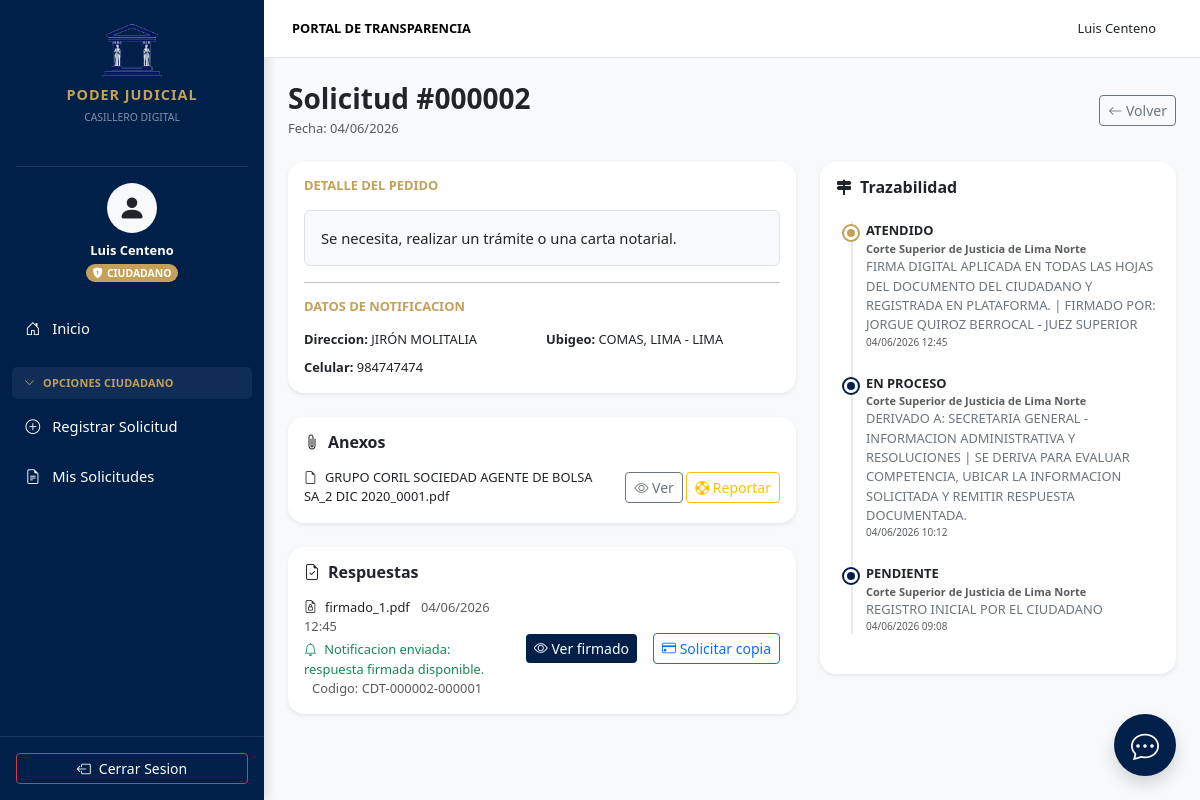
The page /solicitudes/detalle?id=2 (signed in) on the database its author committed.
### tables this page shows
CREATE TABLE `solicitudes` (
  `c_solicitud` bigint(20) NOT NULL,
  `c_usuario` bigint(20) DEFAULT NULL,
  `c_tipo_via` char(2) DEFAULT NULL,
  `c_tipo_zona` char(2) DEFAULT NULL,
  `c_departamento` char(2) DEFAULT NULL,
  `c_provincia` char(4) DEFAULT NULL,
  `c_distrito` char(6) DEFAULT NULL,
  `f_registro` datetime(6) DEFAULT current_timestamp(6),
  `x_via_otro` varchar(50) DEFAULT NULL,
  `x_nombre_via` varchar(100) DEFAULT NULL,
  `x_zona_otro` varchar(50) DEFAULT NULL,
  `x_referencia` varchar(100) DEFAULT NULL,
  `x_telefono` varchar(7) DEFAULT NULL,
  `x_celular` varchar(9) DEFAULT NULL,
  `x_sustentacion` text NOT NULL,
  `n_tiempo_atencion` int(11) DEFAULT 10,
  `n_tiempo_prorroga` int(11) DEFAULT 0,
  `l_estado` char(1) DEFAULT 'S',
  `c_aud` int(11) DEFAULT NULL,
  `f_aud` datetime(6) DEFAULT current_timestamp(6),
  `b_aud` char(1) NOT NULL,
  `c_aud_uid` varchar(30) DEFAULT NULL,
  `c_aud_uidred` varchar(30) DEFAULT NULL,
  `c_aud_pc` varchar(30) DEFAULT NULL,
  `n_aud_ip` varchar(15) DEFAULT NULL,
  `c_aud_mcaddr` varchar(17) DEFAULT NULL
);

CREATE TABLE `tipos_vias` (
  `c_tipo_via` char(2) NOT NULL,
  `f_registro` datetime(6) DEFAULT current_timestamp(6),
  `x_tipo_via` varchar(50) NOT NULL,
  `l_estado` char(1) DEFAULT 'S',
  `c_aud` int(11) DEFAULT NULL,
  `f_aud` datetime(6) DEFAULT current_timestamp(6),
  `b_aud` char(1) NOT NULL,
  `c_aud_uid` varchar(30) DEFAULT NULL,
  `c_aud_uidred` varchar(30) DEFAULT NULL,
  `c_aud_pc` varchar(30) DEFAULT NULL,
  `n_aud_ip` varchar(15) DEFAULT NULL,
  `c_aud_mcaddr` varchar(17) DEFAULT NULL
);

CREATE TABLE `distritos` (
  `c_distrito` char(6) NOT NULL,
  `c_provincia` char(4) DEFAULT NULL,
  `f_registro` datetime(6) DEFAULT current_timestamp(6),
  `x_distrito` varchar(100) NOT NULL,
  `l_estado` char(1) DEFAULT 'S',
  `c_aud` int(11) DEFAULT NULL,
  `f_aud` datetime(6) DEFAULT current_timestamp(6),
  `b_aud` char(1) NOT NULL,
  `c_aud_uid` varchar(30) DEFAULT NULL,
  `c_aud_uidred` varchar(30) DEFAULT NULL,
  `c_aud_pc` varchar(30) DEFAULT NULL,
  `n_aud_ip` varchar(15) DEFAULT NULL,
  `c_aud_mcaddr` varchar(17) DEFAULT NULL
);

CREATE TABLE `provincias` (
  `c_provincia` char(4) NOT NULL,
  `c_departamento` char(2) DEFAULT NULL,
  `f_registro` datetime(6) DEFAULT current_timestamp(6),
  `x_provincia` varchar(100) NOT NULL,
  `l_estado` char(1) DEFAULT 'S',
  `c_aud` int(11) DEFAULT NULL,
  `f_aud` datetime(6) DEFAULT current_timestamp(6),
  `b_aud` char(1) NOT NULL,
  `c_aud_uid` varchar(30) DEFAULT NULL,
  `c_aud_uidred` varchar(30) DEFAULT NULL,
  `c_aud_pc` varchar(30) DEFAULT NULL,
  `n_aud_ip` varchar(15) DEFAULT NULL,
  `c_aud_mcaddr` varchar(17) DEFAULT NULL
);

CREATE TABLE `departamentos` (
  `c_departamento` char(2) NOT NULL,
  `f_registro` datetime(6) DEFAULT current_timestamp(6),
  `x_departamento` varchar(100) NOT NULL,
  `l_estado` char(1) DEFAULT 'S',
  `c_aud` int(11) DEFAULT NULL,
  `f_aud` datetime(6) DEFAULT current_timestamp(6),
  `b_aud` char(1) NOT NULL,
  `c_aud_uid` varchar(30) DEFAULT NULL,
  `c_aud_uidred` varchar(30) DEFAULT NULL,
  `c_aud_pc` varchar(30) DEFAULT NULL,
  `n_aud_ip` varchar(15) DEFAULT NULL,
  `c_aud_mcaddr` varchar(17) DEFAULT NULL
);

CREATE TABLE `solicitudes_anexos` (
  `c_solicitud_anexo` bigint(20) NOT NULL,
  `c_solicitud` bigint(20) DEFAULT NULL,
  `f_registro` datetime(6) DEFAULT current_timestamp(6),
  `n_secuencia` int(11) DEFAULT NULL,
  `x_archivo` varchar(100) NOT NULL,
  `x_ubicacion` varchar(100) NOT NULL,
  `l_estado` char(1) DEFAULT 'S',
  `c_aud` int(11) DEFAULT NULL,
  `f_aud` datetime(6) DEFAULT current_timestamp(6),
  `b_aud` char(1) NOT NULL,
  `c_aud_uid` varchar(30) DEFAULT NULL,
  `c_aud_uidred` varchar(30) DEFAULT NULL,
  `c_aud_pc` varchar(30) DEFAULT NULL,
  `n_aud_ip` varchar(15) DEFAULT NULL,
  `c_aud_mcaddr` varchar(17) DEFAULT NULL
);

CREATE TABLE `solicitudes_respuestas` (
  `c_solicitud_respuesta` bigint(20) NOT NULL,
  `c_solicitud` bigint(20) DEFAULT NULL,
  `c_solicitud_ubicacion` bigint(20) DEFAULT NULL,
  `f_registro` datetime(6) DEFAULT current_timestamp(6),
  `n_secuencia` int(11) DEFAULT NULL,
  `x_archivo` varchar(100) NOT NULL,
  `x_ubicacion` varchar(100) NOT NULL,
  `l_estado` char(1) DEFAULT 'S',
  `c_aud` int(11) DEFAULT NULL,
  `f_aud` datetime(6) DEFAULT current_timestamp(6),
  `b_aud` char(1) NOT NULL,
  `c_aud_uid` varchar(30) DEFAULT NULL,
  `c_aud_uidred` varchar(30) DEFAULT NULL,
  `c_aud_pc` varchar(30) DEFAULT NULL,
  `n_aud_ip` varchar(15) DEFAULT NULL,
  `c_aud_mcaddr` varchar(17) DEFAULT NULL
);

CREATE TABLE `solicitudes_ubicaciones` (
  `c_solicitud_ubicacion` bigint(20) NOT NULL,
  `c_solicitud` bigint(20) DEFAULT NULL,
  `c_usuario` bigint(20) DEFAULT NULL,
  `c_tipo_solicitud_estado` char(2) DEFAULT NULL,
  `c_corte` char(2) DEFAULT NULL,
  `c_unidad_administrativa` char(2) DEFAULT NULL,
  `c_area_administrativa` char(3) DEFAULT NULL,
  `f_registro` datetime(6) DEFAULT current_timestamp(6),
  `x_observacion` text DEFAULT NULL,
  `l_estado` char(1) DEFAULT 'S',
  `c_aud` int(11) DEFAULT NULL,
  `f_aud` datetime(6) DEFAULT current_timestamp(6),
  `b_aud` char(1) NOT NULL,
  `c_aud_uid` varchar(30) DEFAULT NULL,
  `c_aud_uidred` varchar(30) DEFAULT NULL,
  `c_aud_pc` varchar(30) DEFAULT NULL,
  `n_aud_ip` varchar(15) DEFAULT NULL,
  `c_aud_mcaddr` varchar(17) DEFAULT NULL
);

CREATE TABLE `tipos_solicitud_estados` (
  `c_tipo_solicitud_estado` char(2) NOT NULL,
  `f_registro` datetime(6) DEFAULT current_timestamp(6),
  `x_tipo_solicitud_estado` varchar(50) NOT NULL,
  `l_estado` char(1) DEFAULT 'S',
  `c_aud` int(11) DEFAULT NULL,
  `f_aud` datetime(6) DEFAULT current_timestamp(6),
  `b_aud` char(1) NOT NULL,
  `c_aud_uid` varchar(30) DEFAULT NULL,
  `c_aud_uidred` varchar(30) DEFAULT NULL,
  `c_aud_pc` varchar(30) DEFAULT NULL,
  `n_aud_ip` varchar(15) DEFAULT NULL,
  `c_aud_mcaddr` varchar(17) DEFAULT NULL
);

CREATE TABLE `cortes_nacionales` (
  `c_corte` char(2) NOT NULL,
  `f_registro` datetime(6) DEFAULT current_timestamp(6),
  `x_corte` varchar(100) NOT NULL,
  `l_estado` char(1) DEFAULT 'S',
  `c_aud` int(11) DEFAULT NULL,
  `f_aud` datetime(6) DEFAULT current_timestamp(6),
  `b_aud` char(1) NOT NULL,
  `c_aud_uid` varchar(30) DEFAULT NULL,
  `c_aud_uidred` varchar(30) DEFAULT NULL,
  `c_aud_pc` varchar(30) DEFAULT NULL,
  `n_aud_ip` varchar(15) DEFAULT NULL,
  `c_aud_mcaddr` varchar(17) DEFAULT NULL
);

### resources/views/solicitudes/show.php (the view, shortened to what the rows shown need)
<div class="container-fluid p-4">
    <div class="d-flex justify-content-between align-items-center mb-4">
        <div>
            <h3 class="text-pj-blue fw-bold mb-0">Solicitud #<?= str_pad($solicitud['c_solicitud'], 6, '0', STR_PAD_LEFT) ?></h3>
            <span class="text-muted small">Fecha: <?= date('d/m/Y', strtotime($solicitud['f_registro'])) ?></span>
        </div>
    </div>
    <div class="row">
        <div class="col-md-7">
            <div class="card border-0 shadow-sm rounded-4 mb-4">
                <div class="card-body">
                    <h6 class="text-pj-gold fw-bold text-uppercase small mb-3">Detalle del Pedido</h6>
                    <p class="text-dark bg-light p-3 rounded border"><?= nl2br(e($solicitud['x_sustentacion'])) ?></p>
                    <hr>
                    <h6 class="text-pj-gold fw-bold text-uppercase small mb-3">Datos de Notificacion</h6>
                    <div class="row g-2 small">
                        <div class="col-6"><strong>Direccion:</strong> <?= e($solicitud['x_tipo_via'] . ' ' . $solicitud['x_nombre_via']) ?></div>
                        <div class="col-6"><strong>Ubigeo:</strong> <?= e($solicitud['x_distrito'] . ', ' . $solicitud['x_provincia'] . ' - ' . $solicitud['x_departamento']) ?></div>
                        <div class="col-6"><strong>Celular:</strong> <?= e($solicitud['x_celular']) ?></div>
                    </div>
                </div>
            </div>
            <div class="card border-0 shadow-sm rounded-4">
                <div class="card-body">
                    <?php foreach ($anexos as $anexo): ?>
                        <div class="list-group-item border-0 small d-flex justify-content-between align-items-center gap-2">
                            <span><i class="bi bi-file-earmark me-2"></i><?= e($anexo['x_archivo']) ?></span>
                            <div class="text-nowrap">
                                <a href="<?= url('/documentos/anexo?id=' . (int) $anexo['c_solicitud_anexo']) ?>" class="btn btn-sm btn-outline-secondary" target="_blank" rel="noopener">
                                    <i class="bi bi-eye"></i> Ver
                                </a>
                                <button type="button"
                                        class="btn btn-sm btn-outline-warning"
                                        data-bs-toggle="modal"
                                        data-bs-target="#supportModal"
                                        data-anexo="<?= (int) $anexo['c_solicitud_anexo'] ?>"
                                        data-archivo="<?= e($anexo['x_archivo']) ?>">
                                    <i class="bi bi-life-preserver"></i> Reportar
                                </button>
                            </div>
                        </div>
                    <?php endforeach; ?>
                </div>
            </div>
            <div class="card border-0 shadow-sm rounded-4 mt-4">
                <div class="card-body">
                    <?php foreach ($respuestas as $respuesta): ?>
                        <?php
                            $verificationCode = 'CDT-' . str_pad((string) $solicitud['c_solicitud'], 6, '0', STR_PAD_LEFT)
                                . '-' . str_pad((string) $respuesta['c_solicitud_respuesta'], 6, '0', STR_PAD_LEFT);
                        ?>
                        <div class="list-group-item border-0 small d-flex justify-content-between align-items-center gap-3">
                            <div>
                                <div>
                                    <i class="bi bi-file-earmark-lock me-2"></i><?= e($respuesta['x_archivo']) ?>
                                    <span class="text-muted ms-2"><?= date('d/m/Y H:i', strtotime($respuesta['f_registro'])) ?></span>
                                </div>
                                <div class="text-success mt-1">
                                    <i class="bi bi-bell me-1"></i>
                                    Notificacion enviada: respuesta firmada disponible.
                                    <span class="text-muted ms-2">Codigo: <?= e($verificationCode) ?></span>
                                </div>
                            </div>
                            <button type="button"
                                    class="btn btn-sm btn-pj-blue text-nowrap"
                                    data-bs-toggle="modal"
                                    data-bs-target="#signedCitizenModal"
                                    data-url="<?= e(url('/documentos/firmado?id=' . (int) $respuesta['c_solicitud_respuesta'])) ?>">
                                <i class="bi bi-eye"></i> Ver firmado
                            </button>
                            <button type="button"
                                    class="btn btn-sm btn-outline-primary text-nowrap"
                                    data-bs-toggle="modal"
                                    data-bs-target="#paymentModal"
                                    data-respuesta="<?= (int) $respuesta['c_solicitud_respuesta'] ?>"
                                    data-documento="<?= e($respuesta['x_archivo']) ?>">
                                <i class="bi bi-credit-card"></i> Solicitar copia
                            </button>
                        </div>
                    <?php endforeach; ?>
                </div>
            </div>
        </div>
        <div class="col-md-5">
            <div class="card border-0 shadow-sm rounded-4">
                <div class="card-body">
                    <ul class="timeline small">
                        <?php foreach ($historial as $index => $h): ?>
                            <li class="timeline-item">
                                <div class="timeline-marker <?= $index === 0 ? 'active' : '' ?>"></div>
                                <div class="fw-bold text-pj-blue"><?= e($h['x_tipo_solicitud_estado']) ?></div>
                                <div class="text-muted fw-bold" style="font-size: 11px;"><?= e($h['x_corte']) ?></div>
                                <div class="text-secondary"><?= e($h['x_observacion']) ?></div>
                                <div class="text-muted" style="font-size: 10px;"><?= date('d/m/Y H:i', strtotime($h['f_registro'])) ?></div>
                            </li>
                        <?php endforeach; ?>
                    </ul>
                </div>
            </div>
        </div>
    </div>
</div>
<?php $content = ob_get_clean(); require dirname(__DIR__) . '/layouts/app.php'; ?>

### rows shown on the page
solicitudes: c_solicitud "000002", f_registro "04/06/2026", x_sustentacion "Se necesita, realizar un trámite o una carta notarial.", c_tipo_via+x_nombre_via "JIRÓN MOLITALIA", c_distrito.x_departamento "COMAS, LIMA - LIMA", x_celular "984747474"
solicitudes_anexos: x_archivo "GRUPO CORIL SOCIEDAD AGENTE DE BOLSA SA_2 DIC 2020_0001.pdf"
solicitudes_respuestas: x_archivo "firmado_1.pdf", f_registro "04/06/2026 12:45", verificationCode "CDT-000002-000001"
solicitudes_ubicaciones: c_tipo_solicitud_estado.x_tipo_solicitud_estado "ATENDIDO", c_corte.x_corte "Corte Superior de Justicia de Lima Norte", x_observacion "FIRMA DIGITAL APLICADA EN TODAS LAS HOJAS DEL DOCUMENTO DEL CIUDADANO Y REGISTRADA EN PLATAFORMA. | FIRMADO POR: JORGUE QUIROZ BERROCAL - JUEZ SUPERIOR", f_registro "04/06/2026 12:45"
solicitudes_ubicaciones: c_tipo_solicitud_estado.x_tipo_solicitud_estado "EN PROCESO", c_corte.x_corte "Corte Superior de Justicia de Lima Norte", x_observacion "DERIVADO A: SECRETARIA GENERAL - INFORMACION ADMINISTRATIVA Y RESOLUCIONES | SE DERIVA PARA EVALUAR COMPETENCIA, UBICAR LA INFORMACION SOLICITADA Y REMITIR RESPUESTA DOCUMENTADA.", f_registro "04/06/2026 10:12"
solicitudes_ubicaciones: c_tipo_solicitud_estado.x_tipo_solicitud_estado "PENDIENTE", c_corte.x_corte "Corte Superior de Justicia de Lima Norte", x_observacion "REGISTRO INICIAL POR EL CIUDADANO", f_registro "04/06/2026 09:08"

### other values the page prints
$_SESSION['nombre_usuario'] "Luis Centeno"
$_SESSION['nombre_perfil'] "CIUDADANO"
$section['title'] "OPCIONES CIUDADANO"
$item['label'] "Registrar Solicitud"
$item['label'] "Mis Solicitudes"
